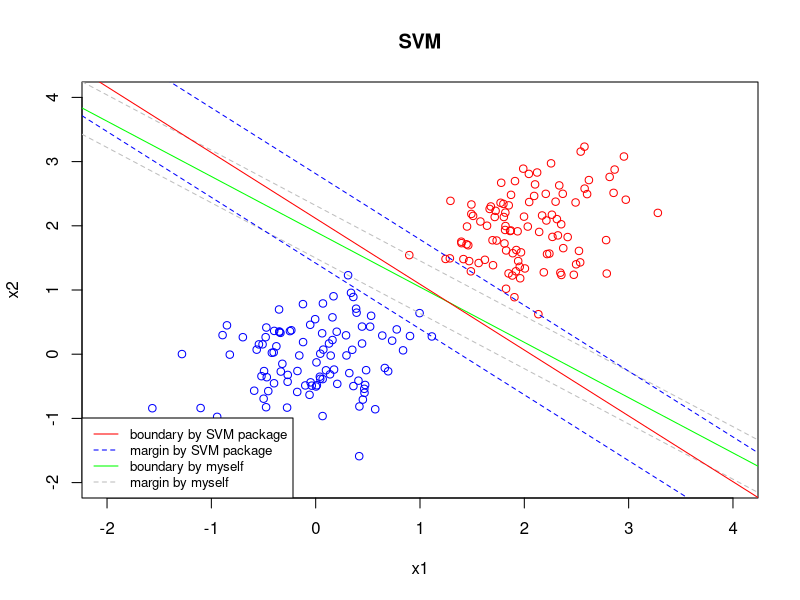

The R script that drew this image:
library(MASS)
library(mvtnorm)
library(e1071)
library(quadprog)
###Simulate cluster
a<-matrix(c(0.5,0.1,
            0,0.5),2,2)
Sigma<-a%*%t(a)

set.seed(6)
mu1<-c(2,2)
mu2<-c(0,0)
a1<-mvrnorm(100,mu1,Sigma)
a2<-mvrnorm(100,mu2,Sigma)
data1<-rbind(cbind(rep(1,100),a1),cbind(rep(-1,100),a2))
colnames(data1)<-c("group","x1","x2")
plot(data1[1:100,2:3],xlim=c(-2,4),ylim=c(-2,4),col="red",xlab = "x1",ylab="x2")
points(data1[101:200,2:3],col="blue")


svm_1<-function(data){
  data<-data1
  err<-1e-10
  X<-data[,2:3]
  y<-data[,1]
  n<-nrow(data)
  Dmat<-t(sapply(1:n, function(i) y[i]*t(X)[,i]))%*%(sapply(1:n, function(i) y[i]*t(X)[,i]))
  dvec<-as.matrix(rep(1,n))
  Amat<-t(rbind(matrix(y,nrow=1),diag(1,nrow=n)))
  sol<-solve.QP(Dmat=Dmat+err*diag(1,n),dvec=dvec,Amat=Amat,meq=1,factorized = F)
  alpha<-sol$solution
  beta<-t(X)%*%matrix(alpha*y,nrow =n)
  beta0<--0.5*(min(X[y==1,]%*%beta)+max(X[y==-1,]%*%beta))
  
  abline(-beta0/beta[2],-beta[1]/beta[2],col="green")
  abline((1-beta0)/beta[2],-beta[1]/beta[2],col="grey",lty=2)
  abline((-1-beta0)/beta[2],-beta[1]/beta[2],col="grey",lty=2)
  cat("beta0 =",beta0,"\n")
  cat("beta = ",beta,"\n")
}
svm_1(data1)

###compare with svm
m1<-svm(group~x1+x2,data=data1,kernel="linear",scale=FALSE,type="C-classification")
coef(m1)
cf <- coef(m1)
abline(-cf[1]/cf[3], -cf[2]/cf[3], col = "red")
#plot margin 
abline(-(cf[1] + 1)/cf[3], -cf[2]/cf[3], col = "blue",lty=2)
abline(-(cf[1] - 1)/cf[3], -cf[2]/cf[3], col = "blue",lty=2)
legend("bottomleft", legend=c("boundary by SVM package", "margin by SVM package","boundary by myself","margin by myself"),
       col=c("red", "blue","green","grey"), lty=c(1,2,1,2), cex=0.8)
title(main="SVM")



